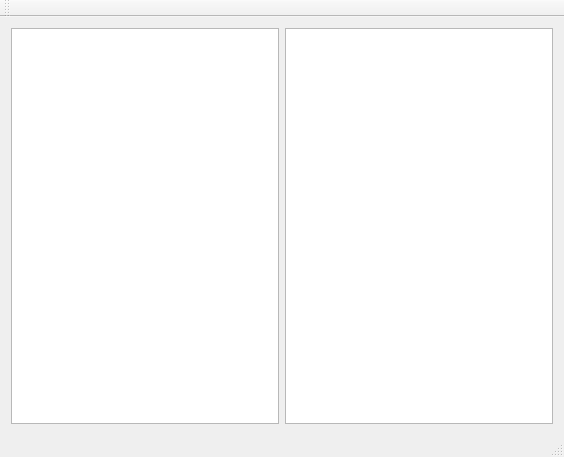
<?xml version="1.0" encoding="UTF-8"?>
<ui version="4.0">
 <class>MainWindow</class>
 <widget class="QMainWindow" name="MainWindow">
  <property name="geometry">
   <rect>
    <x>0</x>
    <y>0</y>
    <width>564</width>
    <height>457</height>
   </rect>
  </property>
  <property name="windowTitle">
   <string>MainWindow</string>
  </property>
  <widget class="QWidget" name="centralWidget">
   <layout class="QHBoxLayout" name="horizontalLayout">
    <item>
     <widget class="QListView" name="listView"/>
    </item>
    <item>
     <widget class="QTableView" name="tableView"/>
    </item>
   </layout>
  </widget>
  <widget class="QMenuBar" name="menuBar">
   <property name="geometry">
    <rect>
     <x>0</x>
     <y>0</y>
     <width>564</width>
     <height>22</height>
    </rect>
   </property>
  </widget>
  <widget class="QToolBar" name="mainToolBar">
   <attribute name="toolBarArea">
    <enum>TopToolBarArea</enum>
   </attribute>
   <attribute name="toolBarBreak">
    <bool>false</bool>
   </attribute>
  </widget>
  <widget class="QStatusBar" name="statusBar"/>
 </widget>
 <layoutdefault spacing="6" margin="11"/>
 <resources/>
 <connections/>
</ui>
